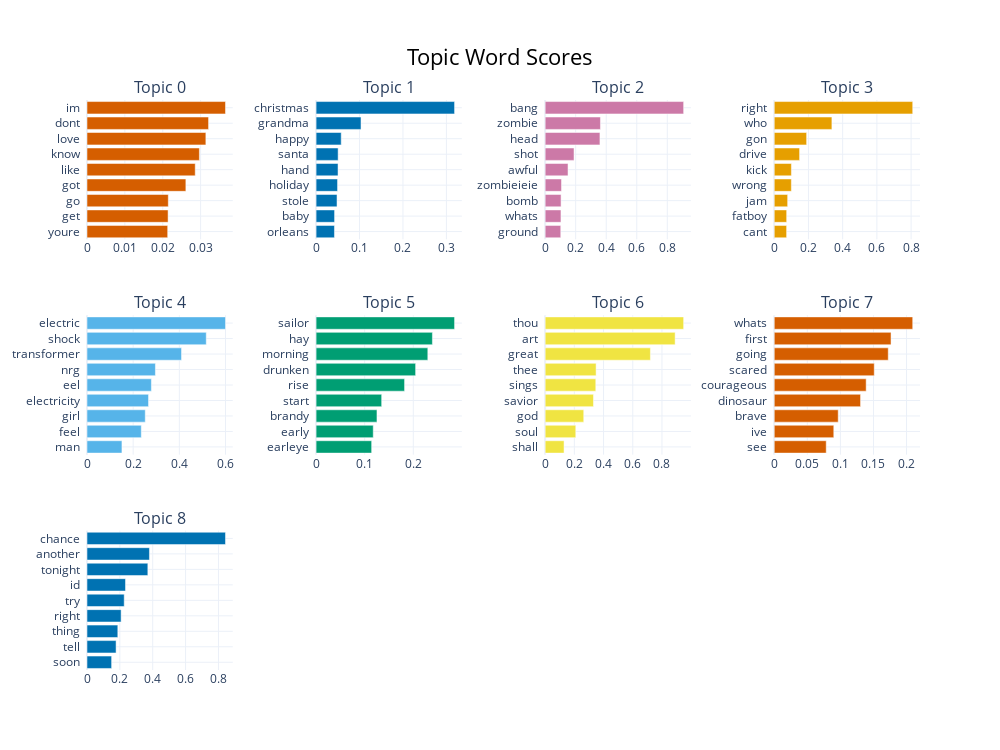

The cell this chart's notebook holds for it:
### Code cell
#create barcharts
topic_model.visualize_barchart(top_n_topics=15,n_words=9)

### Figure 1 — Plotly figure (JSON) as saved in the notebook; plotly's stock layout.template omitted (floating-point values rounded to 4 significant figures)
{"data": [{"marker": {"color": "#D55E00"}, "orientation": "h", "type": "bar", "x": [0.02131, 0.02141, 0.02147, 0.02611, 0.02858, 0.02967, 0.03138, 0.0321, 0.03657], "xaxis": "x", "y": ["youre  ", "get  ", "go  ", "got  ", "like  ", "know  ", "love  ", "dont  ", "im  "], "yaxis": "y"}, {"marker": {"color": "#0072B2"}, "orientation": "h", "type": "bar", "x": [0.0423, 0.04259, 0.04823, 0.04943, 0.05054, 0.05076, 0.05786, 0.1034, 0.3188], "xaxis": "x2", "y": ["orleans  ", "baby  ", "stole  ", "holiday  ", "hand  ", "santa  ", "happy  ", "grandma  ", "christmas  "], "yaxis": "y2"}, {"marker": {"color": "#CC79A7"}, "orientation": "h", "type": "bar", "x": [0.1022, 0.1036, 0.1043, 0.1071, 0.1498, 0.1891, 0.3589, 0.3621, 0.9071], "xaxis": "x3", "y": ["ground  ", "whats  ", "bomb  ", "zombieieie  ", "awful  ", "shot  ", "head  ", "zombie  ", "bang  "], "yaxis": "y3"}, {"marker": {"color": "#E69F00"}, "orientation": "h", "type": "bar", "x": [0.07238, 0.07271, 0.07846, 0.1001, 0.1003, 0.1482, 0.1893, 0.337, 0.8094], "xaxis": "x4", "y": ["cant  ", "fatboy  ", "jam  ", "wrong  ", "kick  ", "drive  ", "gon  ", "who  ", "right  "], "yaxis": "y4"}, {"marker": {"color": "#56B4E9"}, "orientation": "h", "type": "bar", "x": [0.1514, 0.2352, 0.2524, 0.2665, 0.2789, 0.2963, 0.4095, 0.5166, 0.5999], "xaxis": "x5", "y": ["man  ", "feel  ", "girl  ", "electricity  ", "eel  ", "nrg  ", "transformer  ", "shock  ", "electric  "], "yaxis": "y5"}, {"marker": {"color": "#009E73"}, "orientation": "h", "type": "bar", "x": [0.1143, 0.1176, 0.1253, 0.1349, 0.182, 0.2048, 0.2299, 0.2393, 0.2849], "xaxis": "x6", "y": ["earleye  ", "early  ", "brandy  ", "start  ", "rise  ", "drunken  ", "morning  ", "hay  ", "sailor  "], "yaxis": "y6"}, {"marker": {"color": "#F0E442"}, "orientation": "h", "type": "bar", "x": [0.1295, 0.2098, 0.2643, 0.331, 0.3469, 0.349, 0.7209, 0.8903, 0.9485], "xaxis": "x7", "y": ["shall  ", "soul  ", "god  ", "savior  ", "sings  ", "thee  ", "great  ", "art  ", "thou  "], "yaxis": "y7"}, {"marker": {"color": "#D55E00"}, "orientation": "h", "type": "bar", "x": [0.07859, 0.09002, 0.09671, 0.1305, 0.139, 0.1512, 0.1723, 0.1765, 0.2093], "xaxis": "x8", "y": ["see  ", "ive  ", "brave  ", "dinosaur  ", "courageous  ", "scared  ", "going  ", "first  ", "whats  "], "yaxis": "y8"}, {"marker": {"color": "#0072B2"}, "orientation": "h", "type": "bar", "x": [0.1498, 0.177, 0.1875, 0.2076, 0.2265, 0.2343, 0.3703, 0.38, 0.8428], "xaxis": "x9", "y": ["soon  ", "tell  ", "thing  ", "right  ", "try  ", "id  ", "tonight  ", "another  ", "chance  "], "yaxis": "y9"}], "layout": {"annotations": [{"font": {"size": 16}, "showarrow": false, "text": "Topic 0", "x": 0.0875, "xanchor": "center", "xref": "paper", "y": 1, "yanchor": "bottom", "yref": "paper"}, {"font": {"size": 16}, "showarrow": false, "text": "Topic 1", "x": 0.3625, "xanchor": "center", "xref": "paper", "y": 1, "yanchor": "bottom", "yref": "paper"}, {"font": {"size": 16}, "showarrow": false, "text": "Topic 2", "x": 0.6375, "xanchor": "center", "xref": "paper", "y": 1, "yanchor": "bottom", "yref": "paper"}, {"font": {"size": 16}, "showarrow": false, "text": "Topic 3", "x": 0.9125, "xanchor": "center", "xref": "paper", "y": 1, "yanchor": "bottom", "yref": "paper"}, {"font": {"size": 16}, "showarrow": false, "text": "Topic 4", "x": 0.0875, "xanchor": "center", "xref": "paper", "y": 0.6222, "yanchor": "bottom", "yref": "paper"}, {"font": {"size": 16}, "showarrow": false, "text": "Topic 5", "x": 0.3625, "xanchor": "center", "xref": "paper", "y": 0.6222, "yanchor": "bottom", "yref": "paper"}, {"font": {"size": 16}, "showarrow": false, "text": "Topic 6", "x": 0.6375, "xanchor": "center", "xref": "paper", "y": 0.6222, "yanchor": "bottom", "yref": "paper"}, {"font": {"size": 16}, "showarrow": false, "text": "Topic 7", "x": 0.9125, "xanchor": "center", "xref": "paper", "y": 0.6222, "yanchor": "bottom", "yref": "paper"}, {"font": {"size": 16}, "showarrow": false, "text": "Topic 8", "x": 0.0875, "xanchor": "center", "xref": "paper", "y": 0.2444, "yanchor": "bottom", "yref": "paper"}], "height": 750, "hoverlabel": {"bgcolor": "white", "font": {"family": "Rockwell", "size": 16}}, "showlegend": false, "title": {"font": {"color": "Black", "size": 22}, "text": "Topic Word Scores", "x": 0.5, "xanchor": "center", "yanchor": "top"}, "width": 1000, "xaxis": {"anchor": "y", "domain": [0, 0.175], "showgrid": true}, "xaxis10": {"anchor": "y10", "domain": [0.275, 0.45], "showgrid": true}, "xaxis11": {"anchor": "y11", "domain": [0.55, 0.725], "showgrid": true}, "xaxis12": {"anchor": "y12", "domain": [0.825, 1], "showgrid": true}, "xaxis2": {"anchor": "y2", "domain": [0.275, 0.45], "showgrid": true}, "xaxis3": {"anchor": "y3", "domain": [0.55, 0.725], "showgrid": true}, "xaxis4": {"anchor": "y4", "domain": [0.825, 1], "showgrid": true}, "xaxis5": {"anchor": "y5", "domain": [0, 0.175], "showgrid": true}, "xaxis6": {"anchor": "y6", "domain": [0.275, 0.45], "showgrid": true}, "xaxis7": {"anchor": "y7", "domain": [0.55, 0.725], "showgrid": true}, "xaxis8": {"anchor": "y8", "domain": [0.825, 1], "showgrid": true}, "xaxis9": {"anchor": "y9", "domain": [0, 0.175], "showgrid": true}, "yaxis": {"anchor": "x", "domain": [0.7556, 1], "showgrid": true}, "yaxis10": {"anchor": "x10", "domain": [0, 0.2444], "showgrid": true}, "yaxis11": {"anchor": "x11", "domain": [0, 0.2444], "showgrid": true}, "yaxis12": {"anchor": "x12", "domain": [0, 0.2444], "showgrid": true}, "yaxis2": {"anchor": "x2", "domain": [0.7556, 1], "showgrid": true}, "yaxis3": {"anchor": "x3", "domain": [0.7556, 1], "showgrid": true}, "yaxis4": {"anchor": "x4", "domain": [0.7556, 1], "showgrid": true}, "yaxis5": {"anchor": "x5", "domain": [0.3778, 0.6222], "showgrid": true}, "yaxis6": {"anchor": "x6", "domain": [0.3778, 0.6222], "showgrid": true}, "yaxis7": {"anchor": "x7", "domain": [0.3778, 0.6222], "showgrid": true}, "yaxis8": {"anchor": "x8", "domain": [0.3778, 0.6222], "showgrid": true}, "yaxis9": {"anchor": "x9", "domain": [0, 0.2444], "showgrid": true}}}
